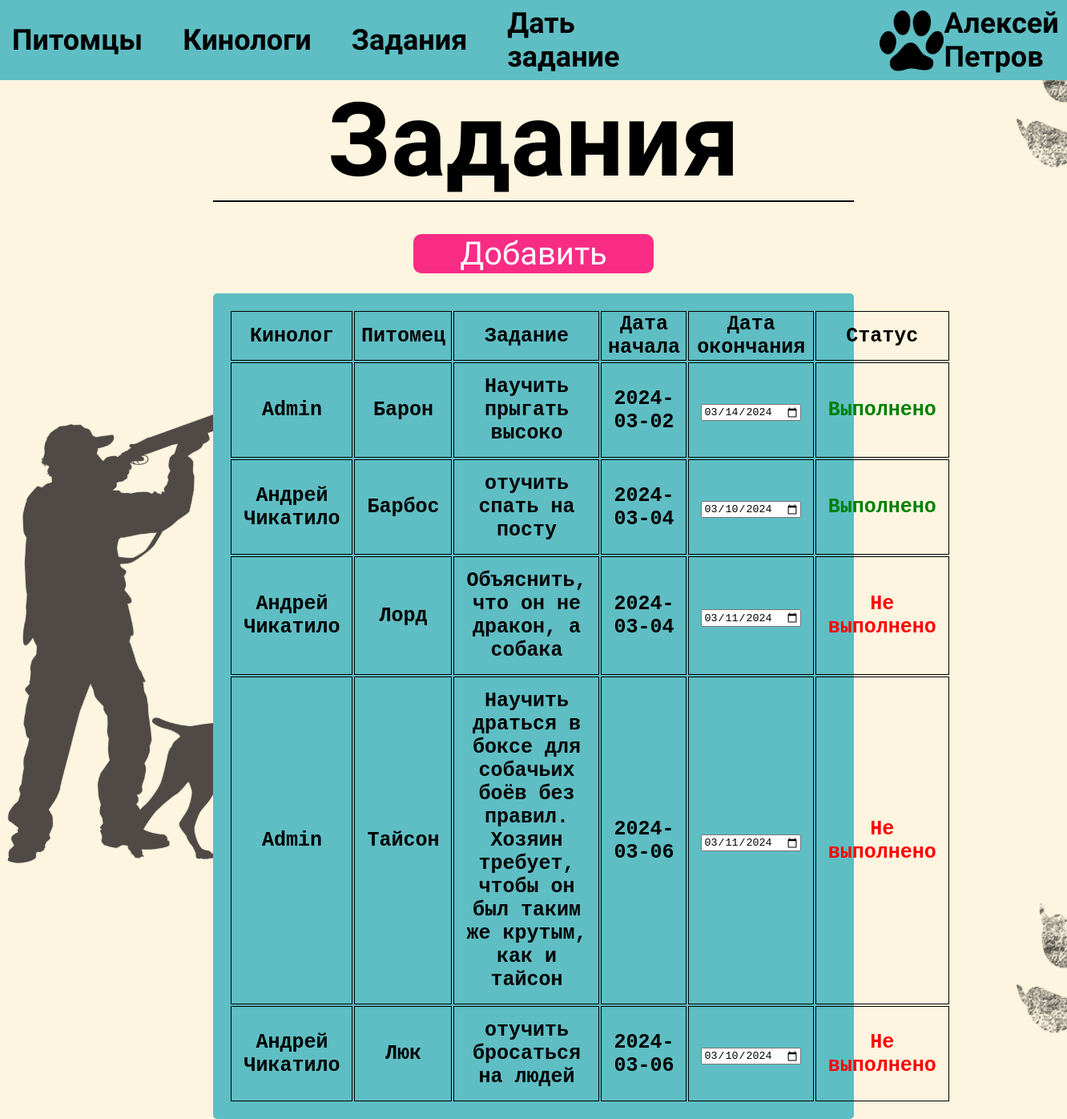
Page /tasks.php (signed in) on the committed database.
### tables this page shows
CREATE TABLE `Training` (
  `id` int NOT NULL,
  `dog_id` int NOT NULL,
  `handler_id` int NOT NULL,
  `task` varchar(255) DEFAULT NULL,
  `start_date` date DEFAULT NULL,
  `end_date` date DEFAULT NULL,
  `status` tinyint NOT NULL
);

CREATE TABLE `Users` (
  `UserID` int NOT NULL,
  `Name` varchar(100) NOT NULL,
  `DateOfBirth` date DEFAULT NULL,
  `Experience` int DEFAULT NULL,
  `PhoneNumber` varchar(20) DEFAULT NULL,
  `Address` varchar(255) DEFAULT NULL,
  `PhotoPath` varchar(255) DEFAULT NULL,
  `IsAdmin` tinyint(1) NOT NULL DEFAULT '0',
  `Login` varchar(50) NOT NULL,
  `Password` varchar(100) NOT NULL
);

CREATE TABLE `Dogs` (
  `id` int NOT NULL,
  `name` varchar(50) DEFAULT NULL,
  `breed` varchar(50) DEFAULT NULL,
  `birth` date DEFAULT NULL,
  `training_goals` text,
  `features` varchar(255) DEFAULT NULL
);

### tasks.php (the view, shortened to what this page needs)
<!DOCTYPE html>
<html lang="en">
<head>
  <link rel="stylesheet" href="style.css" />
</head>
<body>
  <header class="admin_header">
    <div class="toolbar">
      <a href="pets.php">Питомцы</a>
      <a href="users.php">Кинологи</a>
      <a href="tasks.php">Задания</a>
      <a href="admin_home.php">Дать задание</a>
    </div>
    <img src="img/logo.svg" alt="">
    <p class="username"><?php echo $_SESSION['username']; ?></p>
  </header>
    <div class="pets_content">
    <p class="title_content">
    Задания
    </p>
    <hr style="border: 1px solid black;">
    <button class="btn_href-pets" onclick="document.location='admin_home.php'">Добавить</button>
    <div class="table_pets">
    <?php
$servername = "localhost";
$username = "root";
$password = "";
$dbname = "dog_handlers";
$conn = new mysqli($servername, $username, $password, $dbname);
$sql = "SELECT `dog_id`, `handler_id`, `task`, `start_date`, `end_date`, `status` FROM `Training`";
$result = $conn->query($sql);
if ($result->num_rows > 0) {
    echo "<table class='table_pets-table' border='0'>";
    echo "<tr class='tr_pets'>
    <th>Кинолог</th>
    <th>Питомец</th>
    <th>Задание</th>
    <th>Дата начала</th>
    <th>Дата окончания</th>
    <th>Статус</th>
    </tr>";
    while($row = $result->fetch_assoc()) {
        $handler_id = $row["handler_id"];
        $sql_handler = "SELECT `Name` FROM `Users` WHERE `UserID` = '$handler_id'";
        $result_handler = $conn->query($sql_handler);
        $handler_name = "";
        if ($result_handler->num_rows > 0) {
            $row_handler = $result_handler->fetch_assoc();
            $handler_name = $row_handler["Name"];
        }
        $dog_id = $row["dog_id"];
        $sql_dog = "SELECT `name` FROM `Dogs` WHERE `id` = '$dog_id'";
        $result_dog = $conn->query($sql_dog);
        $dog_name = "";
        if ($result_dog->num_rows > 0) {
            $row_dog = $result_dog->fetch_assoc();
            $dog_name = $row_dog["name"];
        }
        $status = $row["status"];
        $status_text = "";
        $status_class = "";
        if ($status == 0) {
          $status_text = "Не выполнено";
          $status_class = "not-completed";
        } else {
          $status_text = "Выполнено";
          $status_class = "completed";
        }
        echo "<tr>";
        echo "<td class='td_pets'>" . $handler_name . "</td>";
        echo "<td class='td_pets'>" . $dog_name . "</td>";
        echo "<td class='td_pets'>" . $row["task"] . "</td>";
        echo "<td class='td_pets'>" . $row["start_date"] . "</td>";
        echo "<td class='td_pets'><input type='date' value='" . $row["end_date"] . "'></td>";
        echo "<td class='td_pets " . $status_class . "'>" . $status_text . "</td>";
        echo "</tr>";
    }
    echo "</table>";
} else {
    echo "0 результатов";
}
?>
    </div>
    </div>
  </body>
</html>

### style.css (style rules this page uses)
* { margin: 0 auto; padding: 0 auto; transition: 0.5s; }
body { background: url(img/background.svg) fixed; font-family: "Amatic SC"; width: 100%; }
.username { cursor: pointer; }
.admin_header { height: 100px; width: 100%; background-color: #5ebec4; color: black; display: flex; align-items: center; }
.toolbar { display: flex; align-items: center; gap: 50px; margin-left: 15px; margin-right: 0px; }
.toolbar a { color: black; font-size: 36px; text-decoration: none; font-weight: 700; }
.admin_header img { width: 80px; margin-left: 325px; }
.admin_header p { font-size: 36px; font-weight: 700; margin-right: 15px; }
.title_content { font-size: 128px; font-weight: 700; }
.pets_content { width: 60%; text-align: center; }
.btn_href-pets { width: 300px; color: #fff; background-color: #f92c85; border: none; border-radius: 10px; font-family: "Amatic SC"; margin-top: 40px; font-size: 40px; cursor: pointer; }
.table_pets { width: 100%; margin-top: 25px; background-color: #5ebec4; min-height: 300px; border-radius: 5px; }
.table_pets-table { width: 95%; padding: 20px; border: none; }
.tr_pets { font-size: 25px; font-family: "Courier New", Courier, monospace; }
.tr_pets th { border: 1px solid black; }
.td_pets { font-size: 25px; font-family: "Courier New", Courier, monospace; border: 1px solid black; padding: 15px; }

### tasks.php (style rules this page uses)
.td_pets { font-weight: bold; }
.not-completed { color: red; }
.completed { color: green; }

### rows in the picture
training: handler.Name "Admin", dog.name "Барон", task "Научить прыгать высоко", start_date "2024-03-02", end_date "03/14/2024", status "Выполнено"
training: handler.Name "Андрей Чикатило", dog.name "Барбос", task "отучить спать на посту", start_date "2024-03-04", end_date "03/10/2024", status "Выполнено"
training: handler.Name "Андрей Чикатило", dog.name "Лорд", task "Объяснить, что он не дракон, а собака", start_date "2024-03-04", end_date "03/11/2024", status "Не выполнено"
training: handler.Name "Admin", dog.name "Тайсон", task "Научить драться в боксе для собачьих боёв без правил. Хозяин требует, чтобы он был таким же крутым, как и тайсон", start_date "2024-03-06", end_date "03/11/2024", status "Не выполнено"
training: handler.Name "Андрей Чикатило", dog.name "Люк", task "отучить бросаться на людей", start_date "2024-03-06", end_date "03/10/2024", status "Не выполнено"

### other values in the picture
$_SESSION['username'] "Алексей Петров"
